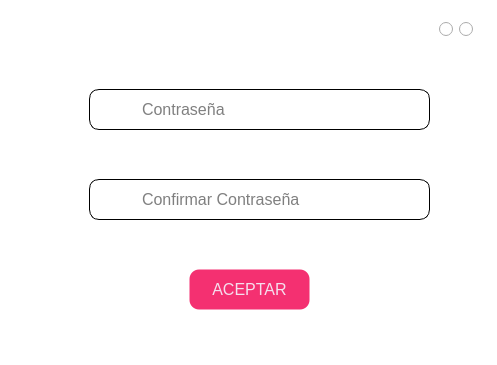
<?xml version="1.0" encoding="UTF-8"?>
<ui version="4.0">
 <class>MainWindow</class>
 <widget class="QMainWindow" name="MainWindow">
  <property name="geometry">
   <rect>
    <x>0</x>
    <y>0</y>
    <width>497</width>
    <height>365</height>
   </rect>
  </property>
  <property name="windowTitle">
   <string>MainWindow</string>
  </property>
  <property name="styleSheet">
   <string notr="true">background-color:transparent;
border-radius:10px;</string>
  </property>
  <widget class="QWidget" name="centralwidget">
   <widget class="QFrame" name="frame">
    <property name="geometry">
     <rect>
      <x>9</x>
      <y>9</y>
      <width>481</width>
      <height>321</height>
     </rect>
    </property>
    <property name="styleSheet">
     <string notr="true">background-color:white;
border-radius:10px;</string>
    </property>
    <property name="frameShape">
     <enum>QFrame::StyledPanel</enum>
    </property>
    <property name="frameShadow">
     <enum>QFrame::Raised</enum>
    </property>
    <widget class="QLineEdit" name="password">
     <property name="geometry">
      <rect>
       <x>80</x>
       <y>80</y>
       <width>341</width>
       <height>41</height>
      </rect>
     </property>
     <property name="font">
      <font>
       <family>Segoe UI</family>
       <pointsize>12</pointsize>
      </font>
     </property>
     <property name="styleSheet">
      <string notr="true">border: 1px solid black;
border-radius: 10px;
padding-left: 50px;</string>
     </property>
     <property name="inputMask">
      <string/>
     </property>
     <property name="echoMode">
      <enum>QLineEdit::Password</enum>
     </property>
     <property name="placeholderText">
      <string>Contraseña</string>
     </property>
    </widget>
    <widget class="QLineEdit" name="password_2">
     <property name="geometry">
      <rect>
       <x>80</x>
       <y>170</y>
       <width>341</width>
       <height>41</height>
      </rect>
     </property>
     <property name="font">
      <font>
       <family>Segoe UI</family>
       <pointsize>12</pointsize>
      </font>
     </property>
     <property name="styleSheet">
      <string notr="true">border: 1px solid black;
border-radius: 10px;
padding-left: 50px;</string>
     </property>
     <property name="inputMask">
      <string/>
     </property>
     <property name="echoMode">
      <enum>QLineEdit::Password</enum>
     </property>
     <property name="placeholderText">
      <string>Confirmar Contraseña</string>
     </property>
    </widget>
    <widget class="QLabel" name="label_3">
     <property name="geometry">
      <rect>
       <x>90</x>
       <y>80</y>
       <width>31</width>
       <height>41</height>
      </rect>
     </property>
     <property name="styleSheet">
      <string notr="true">background-color: transparent;

</string>
     </property>
     <property name="text">
      <string/>
     </property>
     <property name="pixmap">
      <pixmap>../Resources/password.png</pixmap>
     </property>
    </widget>
    <widget class="QLabel" name="label_4">
     <property name="geometry">
      <rect>
       <x>90</x>
       <y>170</y>
       <width>31</width>
       <height>41</height>
      </rect>
     </property>
     <property name="styleSheet">
      <string notr="true">background-color: transparent;

</string>
     </property>
     <property name="text">
      <string/>
     </property>
     <property name="pixmap">
      <pixmap>../Resources/password.png</pixmap>
     </property>
    </widget>
    <widget class="QPushButton" name="buttonAccept">
     <property name="geometry">
      <rect>
       <x>180</x>
       <y>260</y>
       <width>121</width>
       <height>41</height>
      </rect>
     </property>
     <property name="font">
      <font>
       <family>Segoe UI</family>
       <pointsize>12</pointsize>
      </font>
     </property>
     <property name="cursor">
      <cursorShape>PointingHandCursor</cursorShape>
     </property>
     <property name="toolTip">
      <string>Iniciar sesión</string>
     </property>
     <property name="styleSheet">
      <string notr="true">background-color:#f43071;
border: 1px solid transparent;
border-radius: 10px;
color: #f5deed;</string>
     </property>
     <property name="text">
      <string>ACEPTAR</string>
     </property>
    </widget>
    <widget class="QRadioButton" name="buttonExit">
     <property name="geometry">
      <rect>
       <x>450</x>
       <y>10</y>
       <width>16</width>
       <height>21</height>
      </rect>
     </property>
     <property name="cursor">
      <cursorShape>PointingHandCursor</cursorShape>
     </property>
     <property name="toolTip">
      <string>Salir</string>
     </property>
     <property name="text">
      <string/>
     </property>
    </widget>
    <widget class="QRadioButton" name="buttonMinimize">
     <property name="geometry">
      <rect>
       <x>430</x>
       <y>10</y>
       <width>16</width>
       <height>21</height>
      </rect>
     </property>
     <property name="cursor">
      <cursorShape>PointingHandCursor</cursorShape>
     </property>
     <property name="focusPolicy">
      <enum>Qt::NoFocus</enum>
     </property>
     <property name="toolTip">
      <string>Minimizar</string>
     </property>
     <property name="text">
      <string/>
     </property>
     <property name="autoExclusive">
      <bool>false</bool>
     </property>
    </widget>
   </widget>
  </widget>
  <widget class="QStatusBar" name="statusbar"/>
 </widget>
 <resources/>
 <connections/>
</ui>
